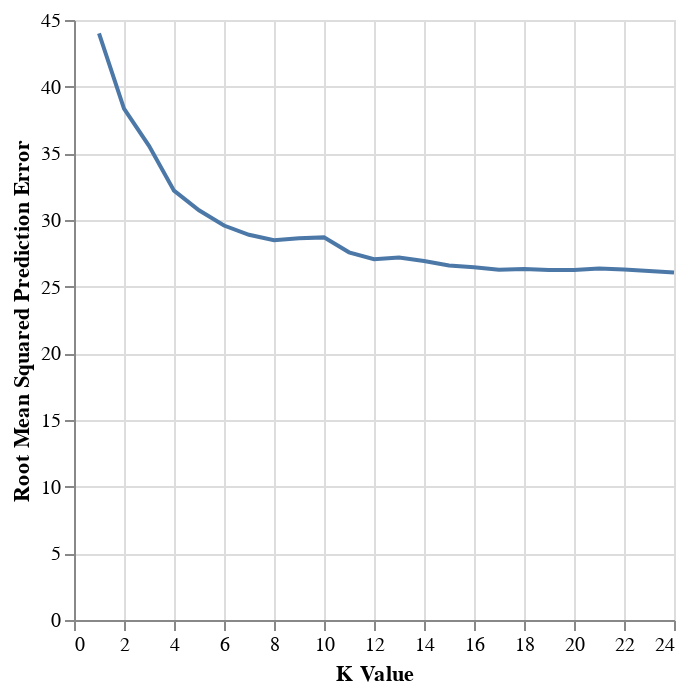

The cell this chart's notebook holds for it:
### Code cell
#Best K graph
Optimal_K_Chart=alt.Chart(player_results).mark_line().encode(
    x=alt.X('param_kneighborsregressor__n_neighbors', title='K Value'),
    y=alt.Y('RMSPE', title='Root Mean Squared Prediction Error'))
Optimal_K_Chart

### Figure 1 — Vega-Lite specification as saved in the notebook (floating-point values rounded to 4 significant figures)
{"config": {"view": {"continuousWidth": 300, "continuousHeight": 300}}, "data": {"name": "data-cf697d7a6c34c19460b3329a03a0574a"}, "mark": {"type": "line"}, "encoding": {"x": {"field": "param_kneighborsregressor__n_neighbors", "title": "K Value", "type": "quantitative"}, "y": {"field": "RMSPE", "title": "Root Mean Squared Prediction Error", "type": "quantitative"}}, "$schema": "https://vega.github.io/schema/vega-lite/v5.20.1.json", "datasets": {"data-cf697d7a6c34c19460b3329a03a0574a": [{"mean_fit_time": 0.0066, "std_fit_time": 0.0008353, "mean_score_time": 0.00381, "std_score_time": 0.0002332, "param_kneighborsregressor__n_neighbors": 1, "params": {"kneighborsregressor__n_neighbors": 1}, "split0_test_score": -67.72, "split1_test_score": -31.38, "split2_test_score": -32.9, "mean_test_score": -44.0, "std_test_score": 16.78, "rank_test_score": 24, "RMSPE": 44.0}, {"mean_fit_time": 0.005799, "std_fit_time": 2.63e-05, "mean_score_time": 0.003607, "std_score_time": 6.272e-05, "param_kneighborsregressor__n_neighbors": 2, "params": {"kneighborsregressor__n_neighbors": 2}, "split0_test_score": -47.78, "split1_test_score": -28.01, "split2_test_score": -39.27, "mean_test_score": -38.35, "std_test_score": 8.098, "rank_test_score": 23, "RMSPE": 38.35}, {"mean_fit_time": 0.00579, "std_fit_time": 4.089e-05, "mean_score_time": 0.004753, "std_score_time": 0.001715, "param_kneighborsregressor__n_neighbors": 3, "params": {"kneighborsregressor__n_neighbors": 3}, "split0_test_score": -44.48, "split1_test_score": -23.92, "split2_test_score": -38.29, "mean_test_score": -35.56, "std_test_score": 8.613, "rank_test_score": 22, "RMSPE": 35.56}, {"mean_fit_time": 0.005726, "std_fit_time": 3.446e-05, "mean_score_time": 0.003507, "std_score_time": 7.008e-06, "param_kneighborsregressor__n_neighbors": 4, "params": {"kneighborsregressor__n_neighbors": 4}, "split0_test_score": -42.05, "split1_test_score": -18.85, "split2_test_score": -35.7, "mean_test_score": -32.2, "std_test_score": 9.791, "rank_test_score": 21, "RMSPE": 32.2}, {"mean_fit_time": 0.005721, "std_fit_time": 7.514e-05, "mean_score_time": 0.003521, "std_score_time": 9.687e-06, "param_kneighborsregressor__n_neighbors": 5, "params": {"kneighborsregressor__n_neighbors": 5}, "split0_test_score": -40.93, "split1_test_score": -16.79, "split2_test_score": -34.46, "mean_test_score": -30.73, "std_test_score": 10.2, "rank_test_score": 20, "RMSPE": 30.73}, {"mean_fit_time": 0.005722, "std_fit_time": 6.952e-05, "mean_score_time": 0.003526, "std_score_time": 1.421e-05, "param_kneighborsregressor__n_neighbors": 6, "params": {"kneighborsregressor__n_neighbors": 6}, "split0_test_score": -40.32, "split1_test_score": -14.11, "split2_test_score": -34.33, "mean_test_score": -29.59, "std_test_score": 11.22, "rank_test_score": 19, "RMSPE": 29.59}, {"mean_fit_time": 0.00572, "std_fit_time": 4.029e-05, "mean_score_time": 0.003534, "std_score_time": 1.519e-05, "param_kneighborsregressor__n_neighbors": 7, "params": {"kneighborsregressor__n_neighbors": 7}, "split0_test_score": -39.94, "split1_test_score": -13.04, "split2_test_score": -33.69, "mean_test_score": -28.89, "std_test_score": 11.49, "rank_test_score": 18, "RMSPE": 28.89}, {"mean_fit_time": 0.005833, "std_fit_time": 0.0002629, "mean_score_time": 0.003911, "std_score_time": 0.0005183, "param_kneighborsregressor__n_neighbors": 8, "params": {"kneighborsregressor__n_neighbors": 8}, "split0_test_score": -39.89, "split1_test_score": -12.23, "split2_test_score": -33.31, "mean_test_score": -28.48, "std_test_score": 11.8, "rank_test_score": 15, "RMSPE": 28.48}, {"mean_fit_time": 0.005731, "std_fit_time": 5.465e-05, "mean_score_time": 0.003552, "std_score_time": 8.955e-06, "param_kneighborsregressor__n_neighbors": 9, "params": {"kneighborsregressor__n_neighbors": 9}, "split0_test_score": -39.7, "split1_test_score": -13.13, "split2_test_score": -33.04, "mean_test_score": -28.63, "std_test_score": 11.29, "rank_test_score": 16, "RMSPE": 28.63}, {"mean_fit_time": 0.005636, "std_fit_time": 1.696e-05, "mean_score_time": 0.003551, "std_score_time": 1.487e-06, "param_kneighborsregressor__n_neighbors": 10, "params": {"kneighborsregressor__n_neighbors": 10}, "split0_test_score": -39.56, "split1_test_score": -13.67, "split2_test_score": -32.85, "mean_test_score": -28.7, "std_test_score": 10.97, "rank_test_score": 17, "RMSPE": 28.7}, {"mean_fit_time": 0.005685, "std_fit_time": 7.409e-05, "mean_score_time": 0.003538, "std_score_time": 1.332e-05, "param_kneighborsregressor__n_neighbors": 11, "params": {"kneighborsregressor__n_neighbors": 11}, "split0_test_score": -37.16, "split1_test_score": -12.5, "split2_test_score": -33.07, "mean_test_score": -27.58, "std_test_score": 10.79, "rank_test_score": 14, "RMSPE": 27.58}, {"mean_fit_time": 0.00565, "std_fit_time": 1.039e-05, "mean_score_time": 0.003548, "std_score_time": 4.162e-06, "param_kneighborsregressor__n_neighbors": 12, "params": {"kneighborsregressor__n_neighbors": 12}, "split0_test_score": -37.24, "split1_test_score": -13.3, "split2_test_score": -30.64, "mean_test_score": -27.06, "std_test_score": 10.09, "rank_test_score": 12, "RMSPE": 27.06}, {"mean_fit_time": 0.00569, "std_fit_time": 6.338e-05, "mean_score_time": 0.003561, "std_score_time": 5.535e-06, "param_kneighborsregressor__n_neighbors": 13, "params": {"kneighborsregressor__n_neighbors": 13}, "split0_test_score": -37.34, "split1_test_score": -13.51, "split2_test_score": -30.7, "mean_test_score": -27.18, "std_test_score": 10.04, "rank_test_score": 13, "RMSPE": 27.18}, {"mean_fit_time": 0.00564, "std_fit_time": 7.802e-06, "mean_score_time": 0.003563, "std_score_time": 6.246e-06, "param_kneighborsregressor__n_neighbors": 14, "params": {"kneighborsregressor__n_neighbors": 14}, "split0_test_score": -37.42, "split1_test_score": -12.59, "split2_test_score": -30.77, "mean_test_score": -26.92, "std_test_score": 10.49, "rank_test_score": 11, "RMSPE": 26.92}, {"mean_fit_time": 0.005737, "std_fit_time": 0.0001353, "mean_score_time": 0.003557, "std_score_time": 1.731e-05, "param_kneighborsregressor__n_neighbors": 15, "params": {"kneighborsregressor__n_neighbors": 15}, "split0_test_score": -37.39, "split1_test_score": -11.55, "split2_test_score": -30.81, "mean_test_score": -26.59, "std_test_score": 10.97, "rank_test_score": 10, "RMSPE": 26.59}, {"mean_fit_time": 0.005646, "std_fit_time": 6.576e-06, "mean_score_time": 0.003559, "std_score_time": 4.872e-06, "param_kneighborsregressor__n_neighbors": 16, "params": {"kneighborsregressor__n_neighbors": 16}, "split0_test_score": -37.44, "split1_test_score": -11.05, "split2_test_score": -30.89, "mean_test_score": -26.46, "std_test_score": 11.22, "rank_test_score": 9, "RMSPE": 26.46}, {"mean_fit_time": 0.006244, "std_fit_time": 0.0007478, "mean_score_time": 0.003577, "std_score_time": 2.997e-06, "param_kneighborsregressor__n_neighbors": 17, "params": {"kneighborsregressor__n_neighbors": 17}, "split0_test_score": -37.51, "split1_test_score": -10.44, "split2_test_score": -30.87, "mean_test_score": -26.27, "std_test_score": 11.52, "rank_test_score": 5, "RMSPE": 26.27}, {"mean_fit_time": 0.00564, "std_fit_time": 5.159e-06, "mean_score_time": 0.003576, "std_score_time": 8.776e-06, "param_kneighborsregressor__n_neighbors": 18, "params": {"kneighborsregressor__n_neighbors": 18}, "split0_test_score": -37.57, "split1_test_score": -10.45, "split2_test_score": -30.92, "mean_test_score": -26.32, "std_test_score": 11.54, "rank_test_score": 7, "RMSPE": 26.32}, {"mean_fit_time": 0.005682, "std_fit_time": 6.329e-05, "mean_score_time": 0.003579, "std_score_time": 9.495e-06, "param_kneighborsregressor__n_neighbors": 19, "params": {"kneighborsregressor__n_neighbors": 19}, "split0_test_score": -37.63, "split1_test_score": -10.15, "split2_test_score": -30.96, "mean_test_score": -26.24, "std_test_score": 11.7, "rank_test_score": 3, "RMSPE": 26.24}, {"mean_fit_time": 0.005687, "std_fit_time": 3.962e-05, "mean_score_time": 0.003607, "std_score_time": 4.86e-05, "param_kneighborsregressor__n_neighbors": 20, "params": {"kneighborsregressor__n_neighbors": 20}, "split0_test_score": -37.68, "split1_test_score": -9.999, "split2_test_score": -31.05, "mean_test_score": -26.24, "std_test_score": 11.8, "rank_test_score": 4, "RMSPE": 26.24}, {"mean_fit_time": 0.005724, "std_fit_time": 6.214e-05, "mean_score_time": 0.003587, "std_score_time": 1.188e-05, "param_kneighborsregressor__n_neighbors": 21, "params": {"kneighborsregressor__n_neighbors": 21}, "split0_test_score": -37.73, "split1_test_score": -10.16, "split2_test_score": -31.2, "mean_test_score": -26.36, "std_test_score": 11.76, "rank_test_score": 8, "RMSPE": 26.36}, {"mean_fit_time": 0.005679, "std_fit_time": 1.018e-05, "mean_score_time": 0.003625, "std_score_time": 1.16e-05, "param_kneighborsregressor__n_neighbors": 22, "params": {"kneighborsregressor__n_neighbors": 22}, "split0_test_score": -37.78, "split1_test_score": -9.767, "split2_test_score": -31.3, "mean_test_score": -26.28, "std_test_score": 11.97, "rank_test_score": 6, "RMSPE": 26.28}, {"mean_fit_time": 0.005691, "std_fit_time": 6.749e-05, "mean_score_time": 0.003602, "std_score_time": 1.524e-05, "param_kneighborsregressor__n_neighbors": 23, "params": {"kneighborsregressor__n_neighbors": 23}, "split0_test_score": -37.82, "split1_test_score": -9.37, "split2_test_score": -31.35, "mean_test_score": -26.18, "std_test_score": 12.18, "rank_test_score": 2, "RMSPE": 26.18}, {"mean_fit_time": 0.00565, "std_fit_time": 6.101e-06, "mean_score_time": 0.003588, "std_score_time": 1.199e-05, "param_kneighborsregressor__n_neighbors": 24, "params": {"kneighborsregressor__n_neighbors": 24}, "split0_test_score": -37.86, "split1_test_score": -8.96, "split2_test_score": -31.38, "mean_test_score": -26.07, "std_test_score": 12.38, "rank_test_score": 1, "RMSPE": 26.07}]}}
